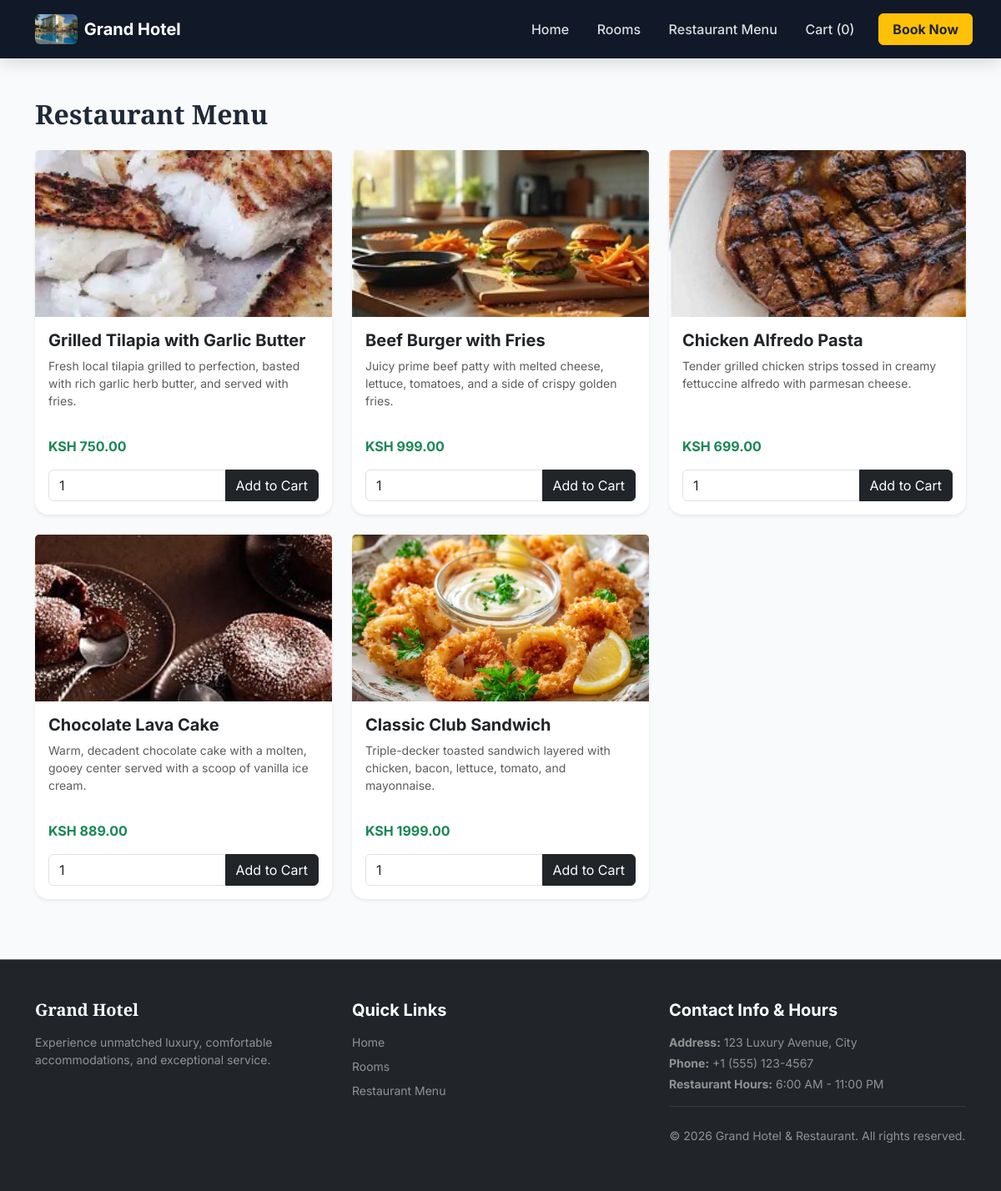
The app's page /menu/ with its own data.
### bookings/models.py (models this page shows, shortened)
class MenuItem(models.Model):
    category = models.ForeignKey(FoodCategory, on_delete=models.SET_NULL, null=True, blank=True)
    name = models.CharField(max_length=150)
    description = models.TextField(blank=True, null=True)
    price = models.DecimalField(max_digits=6, decimal_places=2)
    image = models.ImageField(upload_to='menu/', blank=True, null=True)

### bookings/views.py (the view)
# urls.py: path('menu/', views.menu_list, name='menu_list'),
def menu_list(request):
    menu_items = MenuItem.objects.all()
    return render(request, 'bookings/menu_list.html', {'menu_items': menu_items})

### bookings/context_processors.py (called while the page is built)
def cart_processor(request):
    cart = request.session.get('cart', {'rooms': {}, 'menu_items': {}})
    rooms_count = len(cart.get('rooms', {}))
    menu_count = len(cart.get('menu_items', {}))
    total_count = rooms_count + menu_count
    return {'cart_count': total_count}

### templates/bookings/menu_list.html (shortened to what this page needs)
{% extends 'bookings/base.html' %}
{% block content %}
<div class="container py-5">
    <h2 class="fw-bold mb-4" style="font-family: 'Playfair Display', serif;">Restaurant Menu</h2>
    <div class="row">
        {% for item in menu_items %}
            <div class="col-md-4 mb-4">
                <div class="card h-100 shadow-sm border-0 rounded-4">
                    {% if item.image %}
                        <img src="{{ item.image.url }}" class="card-img-top" style="height: 200px; object-fit: cover;" alt="{{ item.name }}">
                    {% endif %}
                    <div class="card-body d-flex flex-column">
                        <h5 class="fw-bold">{{ item.name }}</h5>
                        <p class="text-muted small flex-grow-1">{{ item.description }}</p>
                        <div class="d-flex justify-content-between align-items-center mt-3">
                            <span class="fw-bold text-success">KSH {{ item.price }}</span>
                        </div>
                        <form method="POST" action="{% url 'bookings:food_add_to_cart' item.id %}" class="mt-3">
                            <div class="input-group">
                                <input type="number" name="quantity" value="1" min="1" class="form-control">
                                <button type="submit" class="btn btn-dark">Add to Cart</button>
                            </div>
                        </form>
                    </div>
                </div>
            </div>
        {% endfor %}
    </div>
</div>
{% endblock %}

### static/css/main.css (style rules this page uses)
:root { --primary-gold: #d97706; --primary-gold-hover: #b45309; --dark-bg: #111827; --light-bg: #f8fafc; --text-dark: #1f2937; --text-muted: #6b7280; --font-heading: 'Playfair Display', Georgia, serif; --font-body: 'Inter', system-ui, -apple-system, sans-serif; }
body { font-family: var(--font-body); color: var(--text-dark); background-color: var(--light-bg); margin: 0; padding: 0; overflow-x: hidden; }
.card { transition: transform 0.3s ease, box-shadow 0.3s ease; border-radius: 12px; }

### records on screen
MenuItem: image (picture), name "Grilled Tilapia with Garlic Butter", description "Fresh local tilapia grilled to perfection, basted with rich garlic herb butter, and served with fries.", price "750.00"
MenuItem: image (picture), name "Beef Burger with Fries", description "Juicy prime beef patty with melted cheese, lettuce, tomatoes, and a side of crispy golden fries.", price "999.00"
MenuItem: image (picture), name "Chicken Alfredo Pasta", description "Tender grilled chicken strips tossed in creamy fettuccine alfredo with parmesan cheese.", price "699.00"
MenuItem: image (picture), name "Chocolate Lava Cake", description "Warm, decadent chocolate cake with a molten, gooey center served with a scoop of vanilla ice cream.", price "889.00"
MenuItem: image (picture), name "Classic Club Sandwich", description "Triple-decker toasted sandwich layered with chicken, bacon, lettuce, tomato, and mayonnaise.", price "1999.00"

### other values on screen
{{ cart_count|default:0 }} "0"
